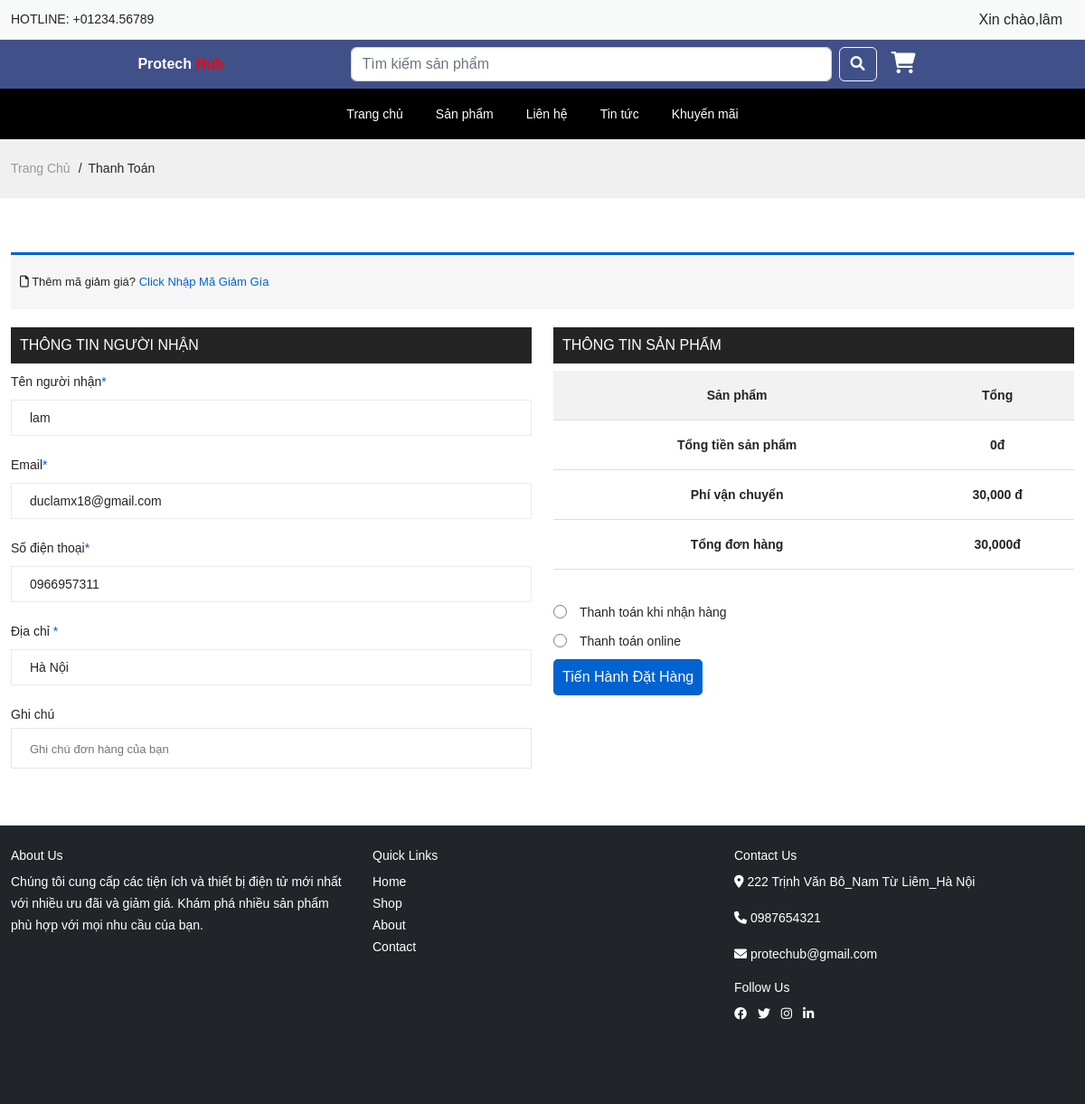
The app's page /?act=pay (signed in) with its own data.
### tables this page shows
CREATE TABLE `nguoi_dungs` (
  `id` int NOT NULL,
  `ten_nguoi_dung` varchar(255) NOT NULL,
  `ho_va_ten` varchar(50) DEFAULT NULL,
  `email` varchar(255) NOT NULL,
  `sdt` varchar(15) NOT NULL,
  `dia_chi` text,
  `mat_khau` varchar(255) NOT NULL,
  `ngay_sinh` date DEFAULT NULL,
  `gioi_tinh` tinyint(1) NOT NULL,
  `thoi_gian_tao` timestamp NOT NULL DEFAULT CURRENT_TIMESTAMP,
  `avatar` varchar(255) DEFAULT NULL,
  `vai_tro` tinyint(1) NOT NULL,
  `trang_thai` tinyint(1) NOT NULL
);

### controllers/cartcontroller.php (called while the page is built, shortened)
<?php
class CartController
{
     public $userModel;
     public function __construct()
     {
          $this->userModel = new Users();
     }
     public function viewPay()
     {
          $user = $this->userModel->getUserById($_SESSION['id']);
          require_once './views/pay.php';
     }
}

### index.php (called while the page is built, shortened)
<?php
require_once './commons/function.php';
require_once 'admin/controllers/LienHeController.php';
require_once './controllers/cartcontroller.php';
require_once 'models/Users.php';
require_once './models/Users.php';
$act = $_GET['act'] ?? '/';
match ($act) {
    '/'                 => (new HomeController())->index(),
    'register' => (new UsersController())->register(),
    'login' => (new UsersController())->login(),
    'logout' => (new UsersController())->logout(),
    'lien_he/create'         => (new LienHeController())->create(),
    'lien_he'         => (new HomeController())->lienHe(),
    'tin_tuc'         => (new HomeController())->TinTuc(),
    'khuyen_mai' => (new KhuyenMaiController())->listPromotions(),
    'detail_tintucs'    => (new HomeController())->detailTinTuc($_GET['id'] ?? 0),
    'them-gio-hang' => (new CartController)->createCart(),
    'view-cart' => (new CartController)->viewCart(),
    'pay' => (new CartController)->viewPay(),
    'dat-hang' => (new CartController)->postOrder(),
    'finish' => (new CartController())->viewFinish(),
    'huy-don-hang' => (new CartController())->huyDonHang(),
    'chi-tiet-don-hang' => (new CartController())->chiTietDonHang(),
    'updateQuantity' => (new CartController())->updateQuantity(),
    'send-mail' => (new CartController)->sendMail(),
    'deleteSelectedProducts' => (new CartController)->deleteItem(),
    'chi-tiet-san-pham' => (new HomeController())->detailSanPham($_GET['id'] ?? 0),
    'binhluan/create' => (new CartController())->creatBinhLuan(),
    'show'      => (new UsersController())->show($_SESSION['id'] ?? 0),
    'update_profile'        => (new UsersController())->edit($_GET['id'] ?? 0),
    'update_pass'        => (new UsersController())->editpass($_GET['id'] ?? 0),
    'product'          => (new HomeController())->productByCategory(),
    'search'            => (new HomeController())->search($_GET['search']),
    'products/search'   => (new ProductController())->search($_GET['query'] ?? '')
};

### commons/function.php (called while the page is built)
<?php
function connectDB() {
    $host = DB_HOST;
    $port = DB_PORT;
    $dbname = DB_NAME;
    try {
        $conn = new PDO("mysql:host=$host;port=$port;dbname=$dbname", DB_USERNAME, DB_PASSWORD);
        $conn->setAttribute(PDO::ATTR_ERRMODE, PDO::ERRMODE_EXCEPTION);
        $conn->setAttribute(PDO::ATTR_DEFAULT_FETCH_MODE, PDO::FETCH_ASSOC);
        return $conn;
    } catch (PDOException $e) {
        echo ("Connection failed: " . $e->getMessage());
    }
}

### models/Users.php (called while the page is built, shortened)
<?php
class Users
{
    private $conn;
    public function __construct()
    {
        $this->conn = connectDB();
    }
    public function getUserById($id)
    {
        $sql = "SELECT * FROM nguoi_dungs WHERE id = :id";
        $stmt = $this->conn->prepare($sql);
        $stmt->execute([':id' => $id]);
        return $stmt->fetch(PDO::FETCH_ASSOC);
    }
}

### views/pay.php (the view, shortened to what this page needs)
<?php
require_once 'layout/header.php';
?>
<div class="breadcrumbs_area">
    <div class="container">
        <div class="row">
            <div class="col-12">
                <div class="breadcrumb_content">
                    <ul>
                        <li><a href="<?php BASE_URL ?>">Trang chủ</a></li>
                        <li>Thanh toán</li>
                    </ul>
                </div>
            </div>
        </div>
    </div>
</div>
<div class="Checkout_section mt-60">
    <div class="container">
        <div class="col-12">
            <div class="user-actions">
                <h3>
                    <i class="fa fa-file-o" aria-hidden="true"></i>
                    Thêm mã giảm giá?
                    <a class="Returning" href="#" data-bs-toggle="collapse" data-bs-target="#checkout_coupon"
                        aria-expanded="true">Click Nhập Mã Giảm Gía</a>
                </h3>
            </div>
        </div>
        <form action="<?= '?act=dat-hang' ?>" method="POST">
            <div class="checkout_form">
                <div class="row">
                    <div class="col-lg-6 col-md-6">
                        <h3>Thông tin người nhận</h3>
                        <div class="row">
                            <div class="col-lg-12 mb-20">
                                <label for="ten_nguoi_nhan" class="required">Tên người nhận<span>*</span></label>
                                <input type="text" id="ten_nguoi_nhan" name="ten_nguoi_nhan" placeholder="Tên người nhận" required value="<?php echo $user['ten_nguoi_dung']; ?>" />
                            </div>
                            <div class="col-lg-12 mb-20">
                                <label for="email_nguoi_nhan" class="required">Email<span>*</span></label>
                                <input type="email" id="email_nguoi_nhan" name="email_nguoi_nhan" placeholder="Email người nhận" required value="<?php echo $user['email']; ?>" />
                            </div>
                            <div class="col-lg-12 mb-20">
                                <label for="sdt_nguoi_nhan" class="required">Số điện thoại<span>*</span></label>
                                <input type="phone" id="sdt_nguoi_nhan" name="sdt_nguoi_nhan" placeholder="Số điện thoại" required value="<?php echo $user['sdt']; ?>" />
                            </div>
                            <div class="col-lg-12 mb-20">
                                <label for="dia_chi_nguoi_nhan" class="required">Địa chỉ <span>*</span></label>
                                <input type="text" id="dia_chi_nguoi_nhan" name="dia_chi_nguoi_nhan" placeholder="Địa chỉ" required value="<?php echo $user['dia_chi']; ?>"x     />
                            </div>
                            <div class="col-12">
                                <div class="order-notes">
                                    <label for="ghi_chu">Ghi chú</label>
                                    <textarea id="ghi_chu" name="ghi_chu" placeholder="Ghi chú đơn hàng của bạn"></textarea>
                                </div>
                            </div>
                        </div>
                    </div>
                    <div class="col-lg-6 col-md-6">
                        <h3>Thông tin sản phẩm</h3>
                        <div class="order_table table-responsive">
                            <table>
                                <thead>
                                    <tr>
                                        <th>Sản phẩm</th>
                                        <th>Tổng</th>
                                    </tr>
                                </thead>
                                    <?php
                                    $totalAmount = 0;
                                    ?>
                                <tfoot>
                                    <tr>
                                        <td><strong>Tổng tiền sản phẩm</strong></td>
                                        <td><strong><?= number_format($totalAmount) ?>đ</strong></td>
                                    </tr>
                                    <tr>
                                        <th>Phí vận chuyển</th>
                                        <td><strong>30,000 đ</strong></td>
                                    </tr>
                                    <tr class="order_total">
                                        <th>Tổng đơn hàng</th>
                                        <td><strong><?= number_format($totalAmount + 30000) . 'đ' ?><strong></td>
                                    </tr>
                                </tfoot>
                            </table>
                        </div>
                        <div class="payment_method">
                            <div class="panel-default">
                                <input id="payment" type="radio" name="phuong_thuc_thanh_toan_id" value="1" />
                                <label for="payment" data-bs-toggle="collapse" data-bs-target="#method"
                                    aria-controls="method">Thanh toán khi nhận hàng</label>
                            </div>
                            <div class="panel-default">
                                <input id="payment_defult" type="radio" name="phuong_thuc_thanh_toan_id" value="2" />
                                <label for="payment_defult" data-bs-toggle="collapse" data-bs-target="#collapsedefult"
                                    aria-controls="collapsedefult">Thanh toán online <img src="assets/img/icon/papyel.png"
                                        alt=""></label>
                            </div>
                            <div class="order_button">
                                <button type="submit" onclick="alert('Đặt hàng thành công!')">Tiến hành đặt hàng</button>
                            </div>
                        </div>
                    </div>
                </div>
            </div>
        </form>
    </div>
</div>
<?php
require_once 'layout/footer.php';
?>

### views/layout/header.php (style rules this page uses)
body { font-family: Arial, sans-serif; }

### records on screen
nguoi_dungs: ten_nguoi_nhan "lam", email_nguoi_nhan "duclamx18@gmail.com", sdt_nguoi_nhan "0966957311", dia_chi_nguoi_nhan "Hà Nội"

### other values on screen
$_SESSION['ho_va_ten'] "lâm"
$totalAmount "0"
$totalAmount + 30000 "30,000"
